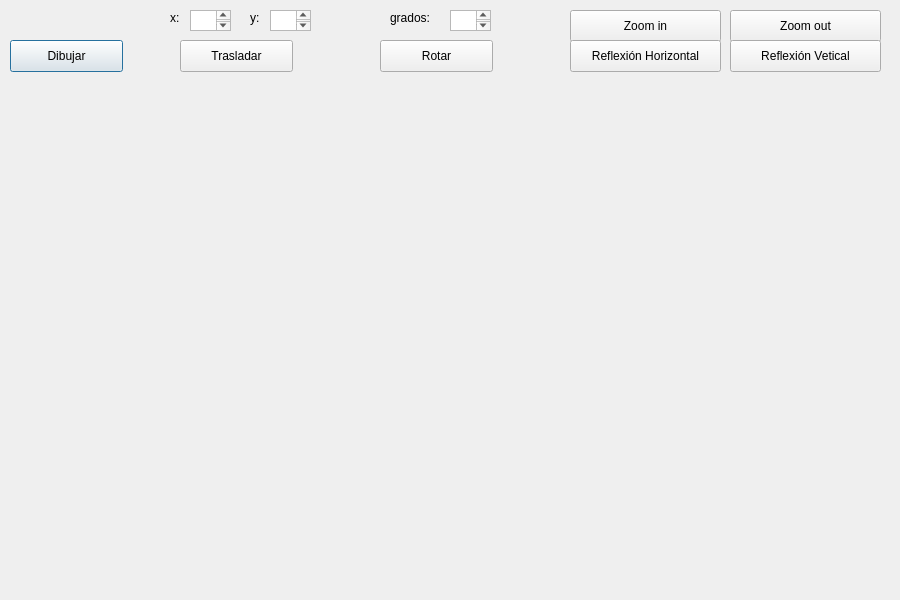
<?xml version="1.0" encoding="UTF-8"?>
<ui version="4.0">
 <class>Cubo</class>
 <widget class="QDialog" name="Cubo">
  <property name="geometry">
   <rect>
    <x>0</x>
    <y>0</y>
    <width>900</width>
    <height>600</height>
   </rect>
  </property>
  <property name="windowTitle">
   <string>Cubo</string>
  </property>
  <widget class="QPushButton" name="pushButton">
   <property name="geometry">
    <rect>
     <x>10</x>
     <y>40</y>
     <width>113</width>
     <height>32</height>
    </rect>
   </property>
   <property name="text">
    <string>Dibujar</string>
   </property>
  </widget>
  <widget class="QPushButton" name="pushButton_2">
   <property name="geometry">
    <rect>
     <x>180</x>
     <y>40</y>
     <width>113</width>
     <height>32</height>
    </rect>
   </property>
   <property name="text">
    <string>Trasladar</string>
   </property>
  </widget>
  <widget class="QTextEdit" name="boxXinicio">
   <property name="geometry">
    <rect>
     <x>190</x>
     <y>10</y>
     <width>41</width>
     <height>21</height>
    </rect>
   </property>
  </widget>
  <widget class="QLabel" name="label_4">
   <property name="geometry">
    <rect>
     <x>250</x>
     <y>10</y>
     <width>51</width>
     <height>16</height>
    </rect>
   </property>
   <property name="text">
    <string>y:</string>
   </property>
  </widget>
  <widget class="QLabel" name="label_3">
   <property name="geometry">
    <rect>
     <x>170</x>
     <y>10</y>
     <width>41</width>
     <height>16</height>
    </rect>
   </property>
   <property name="text">
    <string>x:</string>
   </property>
  </widget>
  <widget class="QTextEdit" name="boxYinicio">
   <property name="geometry">
    <rect>
     <x>270</x>
     <y>10</y>
     <width>41</width>
     <height>21</height>
    </rect>
   </property>
  </widget>
  <widget class="QPushButton" name="pushButton_5">
   <property name="geometry">
    <rect>
     <x>570</x>
     <y>10</y>
     <width>151</width>
     <height>32</height>
    </rect>
   </property>
   <property name="text">
    <string>Zoom in</string>
   </property>
  </widget>
  <widget class="QPushButton" name="pushButton_3">
   <property name="geometry">
    <rect>
     <x>380</x>
     <y>40</y>
     <width>113</width>
     <height>32</height>
    </rect>
   </property>
   <property name="text">
    <string>Rotar</string>
   </property>
  </widget>
  <widget class="QPushButton" name="pushButton_6">
   <property name="geometry">
    <rect>
     <x>570</x>
     <y>40</y>
     <width>151</width>
     <height>32</height>
    </rect>
   </property>
   <property name="text">
    <string>Reflexión Horizontal</string>
   </property>
  </widget>
  <widget class="QPushButton" name="pushButton_4">
   <property name="geometry">
    <rect>
     <x>730</x>
     <y>10</y>
     <width>151</width>
     <height>32</height>
    </rect>
   </property>
   <property name="text">
    <string>Zoom out</string>
   </property>
  </widget>
  <widget class="QPushButton" name="pushButton_7">
   <property name="geometry">
    <rect>
     <x>730</x>
     <y>40</y>
     <width>151</width>
     <height>32</height>
    </rect>
   </property>
   <property name="text">
    <string>Reflexión Vetical</string>
   </property>
  </widget>
  <widget class="QTextEdit" name="boxGrados">
   <property name="geometry">
    <rect>
     <x>450</x>
     <y>10</y>
     <width>41</width>
     <height>21</height>
    </rect>
   </property>
  </widget>
  <widget class="QLabel" name="label_5">
   <property name="geometry">
    <rect>
     <x>390</x>
     <y>10</y>
     <width>51</width>
     <height>16</height>
    </rect>
   </property>
   <property name="text">
    <string>grados:</string>
   </property>
  </widget>
 </widget>
 <resources/>
 <connections/>
</ui>
